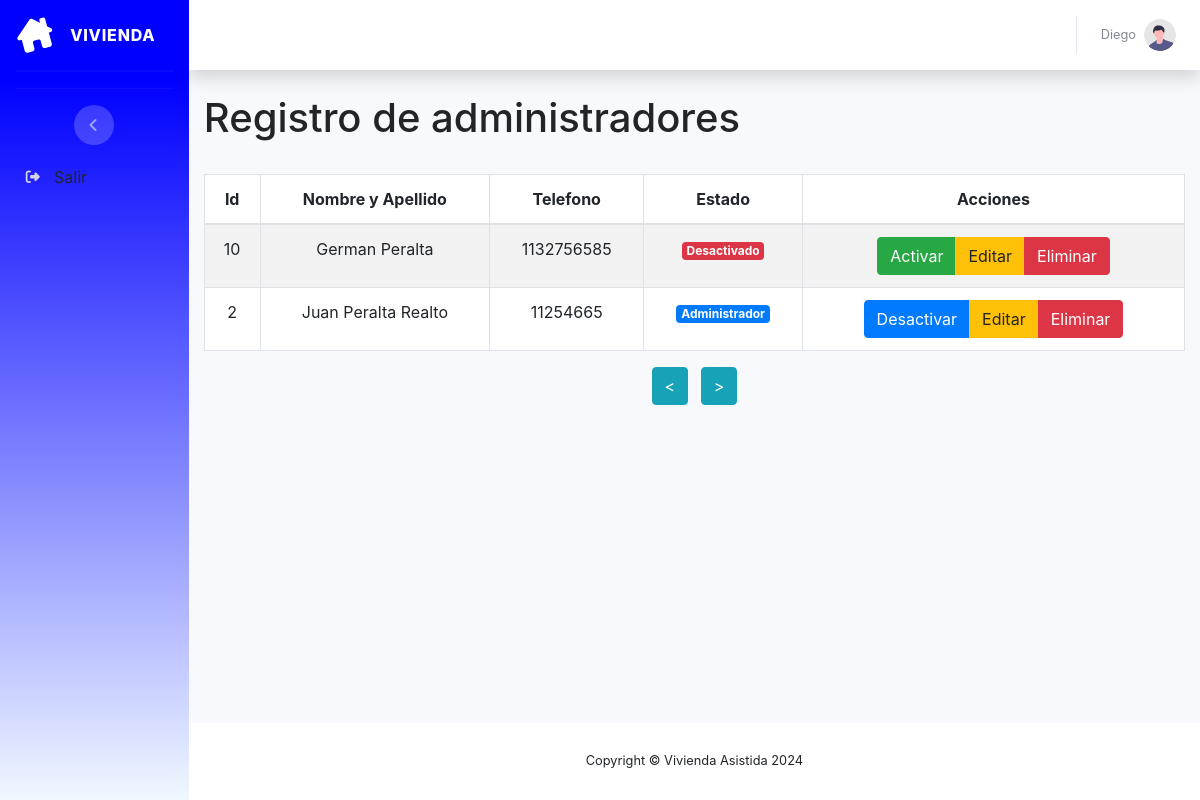
The app's page /administradores.php (signed in) with its own data.
### tables this page shows
CREATE TABLE `users` (
  `id_users` int(11) NOT NULL,
  `id_operadores` int(11) DEFAULT NULL,
  `username` varchar(200) DEFAULT NULL,
  `email` varchar(200) NOT NULL,
  `password_users` varchar(200) NOT NULL,
  `rol` varchar(50) NOT NULL
);

CREATE TABLE `operadores` (
  `id_operadores` int(11) NOT NULL,
  `nombre_o` varchar(250) NOT NULL,
  `apellido_o` varchar(250) NOT NULL,
  `email_o` varchar(250) NOT NULL,
  `telefono_o` varchar(250) NOT NULL,
  `ingreso_o` timestamp NOT NULL DEFAULT current_timestamp() ON UPDATE current_timestamp()
);

### administradores.php (called while the page is built)
<?php
include_once "vistas/inicio/administradores.php";
?>

### vistas/inicio/administradores.php (the view, shortened to what this page needs)
<?php require_once "vistas/parte_superior.php"?>
<div class="container">
<h1>Registro de administradores</h1>
</div>
<br>
<div class="container">
    <div class="row">
        <div class="col-lg-12">
            <div class="table-responsive">
                <table id="tablaPersonas" class="table table-striped table-bordered table-condensed" style="width:100%">
                    <thead class="text-center">
                        <tr>
                            <th class="text-center">Id</th>
                            <th class="text-center">Nombre y Apellido</th>
                            <th class="text-center">Telefono</th>
                            <th class="text-center">Estado</th>
                            <th class="text-center">Acciones</th>
                        </tr>
                    </thead>
                    <tbody>
                    <?php
                include_once 'bd/conexion.php';
                $conn = new mysqli($servername, $username, $password, $dbname);
            $consulta = "SELECT o.id_operadores, o.nombre_o, o.apellido_o, o.email_o, o.telefono_o, o.ingreso_o, u.rol
            FROM operadores o
            INNER JOIN users u ON o.id_operadores = u.id_operadores
            WHERE u.rol IN (0, 2)
            ORDER BY o.id_operadores DESC";
            $resultado = $conn->query($consulta);
                if ($resultado) {
                    $data = $resultado->fetch_all(MYSQLI_ASSOC);
                    if (count($data) > 0) {
                        foreach ($data as $dat) {
                            $id_operadores = isset($dat['id_operadores']) ? $dat['id_operadores'] : 'N/A';
                            $nombre_o = isset($dat['nombre_o']) ? $dat['nombre_o'] : 'N/A';
                            $apellido_o = isset($dat['apellido_o']) ? $dat['apellido_o'] : 'N/A';
                            $email_o = isset($dat['email_o']) ? $dat['email_o'] : 'N/A';
                            $telefono_o = isset($dat['telefono_o']) ? $dat['telefono_o'] : 'N/A';
                            $rol = isset($dat['rol']) ? $dat['rol'] : 'N/A';
                            ?>
            <tr>
                <td class="text-center"><?php echo $id_operadores ?></td>
                <td class="text-center"><?php echo $nombre_o ?> <?php echo $apellido_o ?></td>
                <td class="text-center"><?php echo $telefono_o ?></td>
                <td class="text-center">
                    <?php
                    if ($rol == 0) {
                        echo '<span class="badge bg-danger text-white">Desactivado</span>';
                    } elseif ($rol == 1) {
                        echo '<span class="badge bg-success text-white">Activado</span>';
                    } elseif ($rol == 2) {
                        echo '<span class="badge bg-primary text-white">Administrador</span>';
                    } else {
                        echo 'Invalid Rol';
                    }
                    ?>
                </td>
                <td class="text-center">
                <div class='btn-group'>
                <?php
if ($rol == 0) {
    echo '<button type="button" class="btn btn-success btnAlta" data-toggle="modal" data-target="#modalAlta" data-id="'.$id_operadores.'" data-nombre="'.$nombre_o.'" data-apellido="'.$apellido_o.'" data-email="'.$email_o.'">Activar</button>';
} elseif ($rol > 0) {
    echo '<button type="button" class="btn btn-primary btnAlta" data-toggle="modal" data-target="#modalAlta" data-id="'.$id_operadores.'" data-nombre="'.$nombre_o.'" data-apellido="'.$apellido_o.'" data-email="'.$email_o.'" >Desactivar</button>';
} else {
    echo 'Invalid Rol';
}
?>
                <button type="button" class="btn btn-warning btnEditar" data-toggle="modal" data-target="#modalEditar" data-id="<?php echo $id_operadores ?>" data-nombre="<?php echo $nombre_o ?>" data-apellido="<?php echo $apellido_o ?>" data-email="<?php echo $email_o ?>" data-telefono="<?php echo $telefono_o ?>">Editar</button>
                <button type="button" class="btn btn-danger btnEliminar" data-toggle="modal" data-target="#modalConfirmacion" data-id="<?php echo $id_operadores ?>">Eliminar</button>
                </div>
            </td>
            </tr>
            <?php
        }
    } else {
        ?>
        <tr>
            <td colspan="5">No se encontraron viviendas.</td>
        </tr>
        <?php
    }
} else {
    die("Error en la consulta: " . $conn->error);
}
?>
                    </tbody>
                </table>
                <div class="row">
                    <div class="col-md-12 text-center">
                        <button id="paginaAnterior" class="btn btn-info mr-2"> < </button>
                        <button id="paginaSiguiente" class="btn btn-info"> > </button>
                    </div>
                </div>
                <br>
            </div>
        </div>
    </div>
</div>
<?php require_once "vistas/parte_inferior.php"?>

### records on screen
users: id_operadores.id_operadores "10", id_operadores.nombre_o "German", id_operadores.apellido_o "Peralta", id_operadores.telefono_o "1132756585", rol "Desactivado"
users: id_operadores.id_operadores "2", id_operadores.nombre_o "Juan", id_operadores.apellido_o "Peralta Realto", id_operadores.telefono_o "11254665", rol "Administrador"

### other values on screen
$username "Diego"
